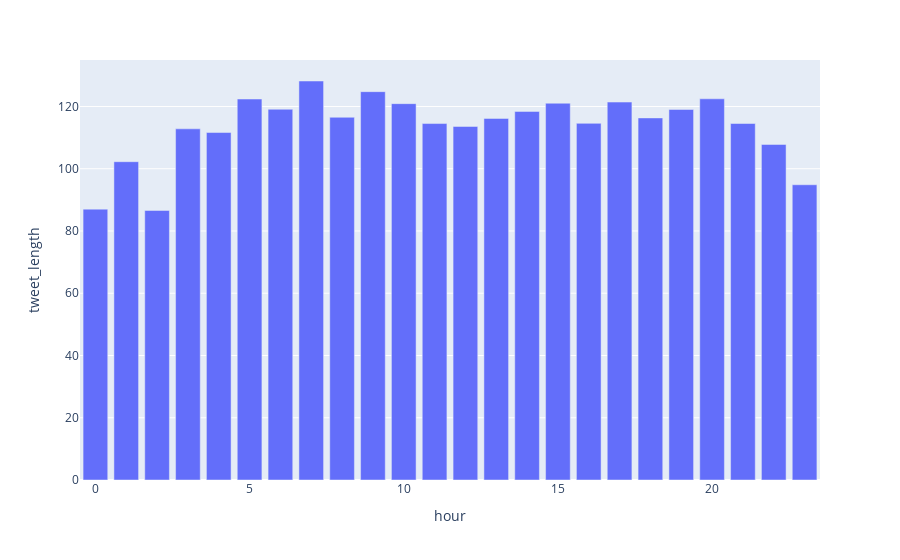

The notebook cell this image was saved under:
### Code cell
df_5 = df.groupby('hour').mean().reset_index() 
fig = px.bar(
    df_5,
    x = 'hour',
    y = 'tweet_length'
    )


fig.show()

### Figure 1 — Plotly figure (JSON) as saved in the notebook; plotly's stock layout.template omitted (floating-point values rounded to 4 significant figures)
{"data": [{"alignmentgroup": "True", "hovertemplate": "hour=%{x}<br>tweet_length=%{y}<extra></extra>", "legendgroup": "", "marker": {"color": "#636efa"}, "name": "", "offsetgroup": "", "orientation": "v", "showlegend": false, "textposition": "auto", "type": "bar", "x": [0, 1, 2, 3, 4, 5, 6, 7, 8, 9, 10, 11, 12, 13, 14, 15, 16, 17, 18, 19, 20, 21, 22, 23], "xaxis": "x", "y": [87.02, 102.3, 86.6, 112.8, 111.6, 122.4, 119.1, 128.2, 116.5, 124.8, 120.9, 114.5, 113.6, 116.2, 118.4, 121.0, 114.6, 121.4, 116.3, 119.0, 122.5, 114.5, 107.8, 94.86], "yaxis": "y"}], "layout": {"barmode": "relative", "legend": {"tracegroupgap": 0}, "margin": {"t": 60}, "xaxis": {"anchor": "y", "domain": [0, 1], "title": {"text": "hour"}}, "yaxis": {"anchor": "x", "domain": [0, 1], "title": {"text": "tweet_length"}}}}
